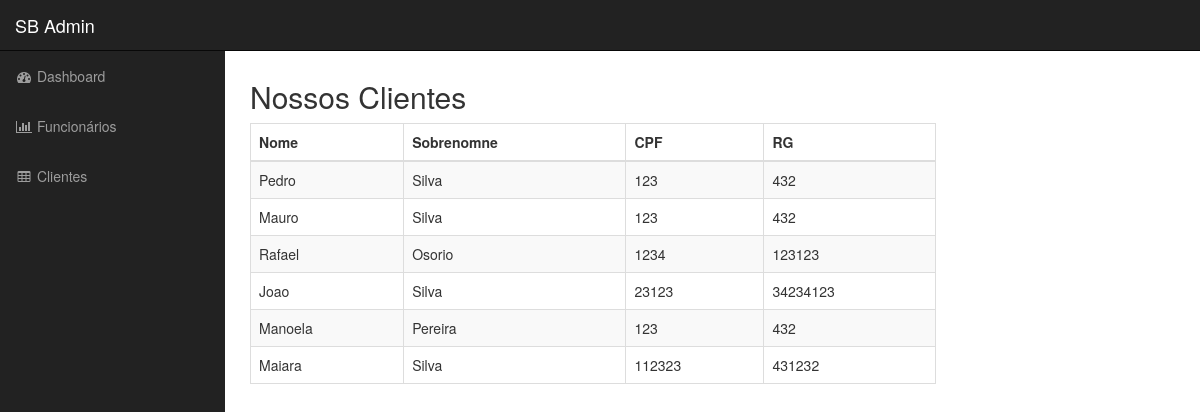
Page /?op=cliente on the committed database.
### tables this page shows
CREATE TABLE cliente (
	id int(11) primary key auto_increment,
    nome varchar(45) not null,
    sobrenome varchar(45) not null,
    CPF varchar(14) not null,
    RG varchar(45) not null
);

### index.php (called while the page is built, shortened)
<?php
require_once 'model/db.php';
require_once 'controller/class.Controller.php';
require_once 'model/class.Model.php';
$controller = new Controller();
$controller->handleRequest();

### model/db.php (called while the page is built)
<?php
class DB {
	public static function getConnection() {
		return new PDO('mysql:host='. DB_HOST .';dbname=' . DB_NAME, DB_USER, DB_PASS, array(PDO::MYSQL_ATTR_INIT_COMMAND => "SET NAMES utf8"));
	}
}

### model/class.Model.php (called while the page is built, shortened)
<?php
class Model {
	private $db;
	public function __construct(){
		$this->db = DB::getConnection();
	}
	public function getClients() {
		$s = $this->db->query("SELECT *  FROM cliente;");
		return $s->fetchAll(PDO::FETCH_ASSOC);
	}
}

### view/pages/cliente.php (the view)
<?php include ('partials/menu.php'); ?>
<?php $controller = new Controller(); ?>
                <div class="col-lg-9">
                        <h2>Nossos Clientes</h2>
                        <div class="table-responsive">
                            <table class="table table-bordered table-hover table-striped">
                                <thead>
                                    <tr>
                                        <th>Nome</th>
                                        <th>Sobrenomne</th>
                                        <th>CPF</th>
                                        <th>RG</th>
                                    </tr>
                                </thead>
                                <tbody>
                                    <?php
                                        foreach ($controller->getClients() as $key => $value) {
                                            echo "<tr>";
                                            echo "<td>{$value['nome']}</td>";
                                            echo "<td>{$value['sobrenome']}</td>";
                                            echo "<td>{$value['CPF']}</td>";
                                            echo "<td>{$value['RG']}</td>";
                                            echo "</tr>";
                                        }
                                    ?>
                                </tbody>
                            </table>
                        </div>
                    </div>
                </div>
<?php include ('partials/footer.php'); ?>

### view/assets/css/sb-admin.css (style rules this page uses)
body { margin-top: 100px; background-color: #fff; }
@media (min-width:768px) { body { margin-top: 50px; } }

### rows in the picture
cliente: nome "Pedro", sobrenome "Silva", CPF "123", RG "432"
cliente: nome "Mauro", sobrenome "Silva", CPF "123", RG "432"
cliente: nome "Rafael", sobrenome "Osorio", CPF "1234", RG "123123"
cliente: nome "Joao", sobrenome "Silva", CPF "23123", RG "34234123"
cliente: nome "Manoela", sobrenome "Pereira", CPF "123", RG "432"
cliente: nome "Maiara", sobrenome "Silva", CPF "112323", RG "431232"
